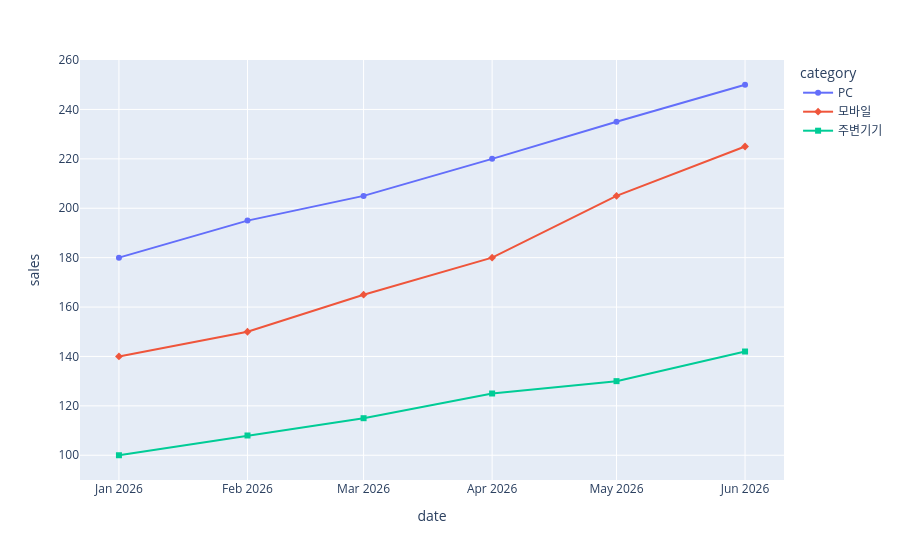

The notebook cell saved with this chart:
### Code cell
fig = px.line(
    category_df,
    x='date',
    y='sales',
    color='category',
    symbol='category',
    markers=True,
)

fig.show()

### Figure 1 — Plotly figure (JSON) as saved in the notebook; plotly's stock layout.template omitted (floating-point values rounded to 4 significant figures)
{"data": [{"hovertemplate": "category=PC<br>date=%{x}<br>sales=%{y}<extra></extra>", "legendgroup": "PC", "line": {"color": "#636efa", "dash": "solid"}, "marker": {"symbol": "circle"}, "mode": "lines+markers", "name": "PC", "orientation": "v", "showlegend": true, "x": ["2026-01-01T00:00:00.000000", "2026-02-01T00:00:00.000000", "2026-03-01T00:00:00.000000", "2026-04-01T00:00:00.000000", "2026-05-01T00:00:00.000000", "2026-06-01T00:00:00.000000"], "xaxis": "x", "y": [180, 195, 205, 220, 235, 250], "yaxis": "y", "type": "scatter"}, {"hovertemplate": "category=모바일<br>date=%{x}<br>sales=%{y}<extra></extra>", "legendgroup": "모바일", "line": {"color": "#EF553B", "dash": "solid"}, "marker": {"symbol": "diamond"}, "mode": "lines+markers", "name": "모바일", "orientation": "v", "showlegend": true, "x": ["2026-01-01T00:00:00.000000", "2026-02-01T00:00:00.000000", "2026-03-01T00:00:00.000000", "2026-04-01T00:00:00.000000", "2026-05-01T00:00:00.000000", "2026-06-01T00:00:00.000000"], "xaxis": "x", "y": [140, 150, 165, 180, 205, 225], "yaxis": "y", "type": "scatter"}, {"hovertemplate": "category=주변기기<br>date=%{x}<br>sales=%{y}<extra></extra>", "legendgroup": "주변기기", "line": {"color": "#00cc96", "dash": "solid"}, "marker": {"symbol": "square"}, "mode": "lines+markers", "name": "주변기기", "orientation": "v", "showlegend": true, "x": ["2026-01-01T00:00:00.000000", "2026-02-01T00:00:00.000000", "2026-03-01T00:00:00.000000", "2026-04-01T00:00:00.000000", "2026-05-01T00:00:00.000000", "2026-06-01T00:00:00.000000"], "xaxis": "x", "y": [100, 108, 115, 125, 130, 142], "yaxis": "y", "type": "scatter"}], "layout": {"xaxis": {"anchor": "y", "domain": [0.0, 1.0], "title": {"text": "date"}}, "yaxis": {"anchor": "x", "domain": [0.0, 1.0], "title": {"text": "sales"}}, "legend": {"title": {"text": "category"}, "tracegroupgap": 0}, "margin": {"t": 60}}}
